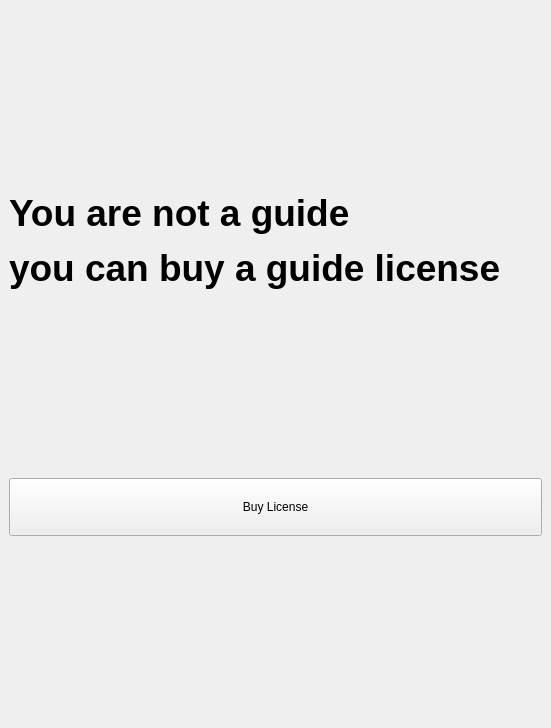
<?xml version="1.0" encoding="UTF-8"?>
<ui version="4.0">
 <class>MainWindow</class>
 <widget class="QMainWindow" name="MainWindow">
  <property name="geometry">
   <rect>
    <x>0</x>
    <y>0</y>
    <width>551</width>
    <height>728</height>
   </rect>
  </property>
  <property name="windowTitle">
   <string>MainWindow</string>
  </property>
  <property name="styleSheet">
   <string notr="true">.QPushButton{
	height:50%;
	font: 16pt &quot;MS Shell Dlg 2&quot;;
}</string>
  </property>
  <widget class="QWidget" name="centralwidget">
   <layout class="QVBoxLayout" name="verticalLayout">
    <item>
     <spacer name="verticalSpacer_3">
      <property name="orientation">
       <enum>Qt::Vertical</enum>
      </property>
      <property name="sizeHint" stdset="0">
       <size>
        <width>20</width>
        <height>40</height>
       </size>
      </property>
     </spacer>
    </item>
    <item>
     <widget class="QLabel" name="label">
      <property name="text">
       <string>&lt;html&gt;&lt;head/&gt;&lt;body&gt;&lt;p&gt;&lt;span style=&quot; font-size:28pt; font-weight:700;&quot;&gt;You are not a guide&lt;/span&gt;&lt;/p&gt;&lt;p&gt;&lt;span style=&quot; font-size:28pt; font-weight:700;&quot;&gt;you can buy a guide license&lt;/span&gt;&lt;/p&gt;&lt;/body&gt;&lt;/html&gt;</string>
      </property>
     </widget>
    </item>
    <item>
     <spacer name="verticalSpacer">
      <property name="orientation">
       <enum>Qt::Vertical</enum>
      </property>
      <property name="sizeHint" stdset="0">
       <size>
        <width>20</width>
        <height>40</height>
       </size>
      </property>
     </spacer>
    </item>
    <item>
     <widget class="QPushButton" name="pushButton">
      <property name="text">
       <string>Buy License</string>
      </property>
     </widget>
    </item>
    <item>
     <spacer name="verticalSpacer_2">
      <property name="orientation">
       <enum>Qt::Vertical</enum>
      </property>
      <property name="sizeHint" stdset="0">
       <size>
        <width>20</width>
        <height>40</height>
       </size>
      </property>
     </spacer>
    </item>
   </layout>
  </widget>
 </widget>
 <resources/>
 <connections/>
</ui>
